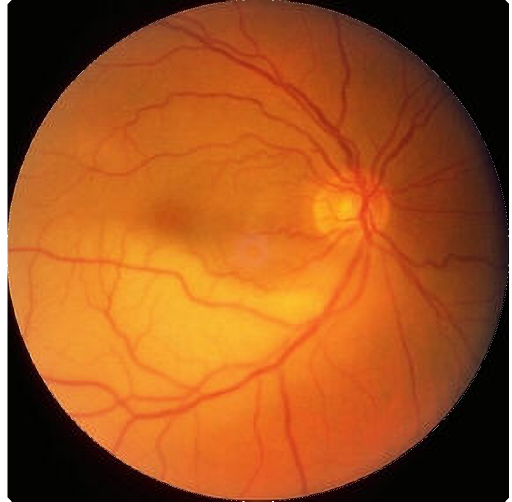
#> input picture Images/Ophthalmoscope_images/Alpha/Retina_w_blur_v3.png, 1024 x 1003 px, found by its file name (shown at 1/2 size); the run also reads 1 picture not shown here
$ python liveFeed_v1.0.py   (Python 2 division)   (older library calls are emulated)
#> lines starting #> are read from the running program, lines starting #| are printed output that depends on the picture
'''
* NOTE: Version 1.0a is rewritten from scratch to improve on the
*       shortcomings of the previous version (mainly too many false
*       positives & general instability).
*       Main change was in the identification method, which now uses
*       SimpleBlobDetector_create() ==> detector.detect(img) instead
*       of HoughCircles().
*
* USEFUL ARGUMENTS:
*   -o/--overlay: Specify overlay file
*   -a/--alpha  : Specify transperancy level (0.0 - 1.0)
*   -d/--debug  : Enable debugging
*
* VERSION: 1.1.1a
*   - ADDED   : Overlay an image/pathology
*   - MODIFIED: Significantly reduced false-positives
*   - ADDED   : Define a ROI. If blobs are detected outside
*               ROI, ignore them
*   - ADDED   : Store detected pupil color in BGR color space
*   - MODIFIED: PUT THINGS IN FUNCTIONS FOR GOD'S SAKE!
*   - ADDED   : Fallback to contour detection if BLOB fails
*   - ADDED   : Switch overlays using left click
*
* KNOWN ISSUES:
*   - Code logic is somewhat iffy and can be optimized
*   - Unable to capture pupil when looking from the side (Solution IP)
*
* AUTHOR                    :   Mohammad Odeh
* WRITTEN                   :   Aug   1st, 2016 Year of Our Lord
* LAST CONTRIBUTION DATE    :   Jul. 24th, 2018 Year of Our Lord
*
* ----------------------------------------------------------
* ----------------------------------------------------------
*
* RIGHT CLICK: Shutdown Program.
* LEFT CLICK : Switch Overlay.
'''

ver = "Live Feed Ver1.1a"
print __doc__

import  cv2                                                                     # OpenCV, the meat & potatoes
import  numpy                                                       as  np      # Image manipulation
from    timeStamp                       import  fullStamp           as  FS      # Show date/time on console output
from    imutils.video.pivideostream     import  PiVideoStream                   # Import threaded PiCam module
from    imutils.video                   import  FPS                             # Benchmark FPS
from    argparse                        import  ArgumentParser                  # Pass flags/parameters to script
##from    LEDRing                         import  *                               # Let there be light
from    time                            import  sleep, time                     # Time is essential to life
import  os, platform                                                            # Directory/file manipulation

# ************************************************************************
# ===================> DEFINE VALID OPERATING SYSTEM <===================*
# ************************************************************************
if( platform.system() != "Linux" ):
    raise Exception( "{} is not supported. Please use a Linux based system.".format(platform.system()) )


# ************************************************************************
# =====================> CONSTRUCT ARGUMENT PARSER <=====================*
# ************************************************************************
ap = ArgumentParser()

ap.add_argument( "-o", "--overlay", required=False,
                 help="Path to overlay image" )

ap.add_argument( "-a", "--alpha", type=float, default=0.85,
                 help="Set alpha level.\nDefault=0.85" )

ap.add_argument( "-d", "--debug", action='store_true',
                 help="Enable debugging" )

args = vars( ap.parse_args() )

##args["debug"] = True
args["overlay"] = "/home/pi/Desktop/AugmentedOphthalmoscope/Alpha/Retina_w_blur_v3.png"
# ************************************************************************
# =====================> DEFINE NECESSARY FUNCTIONS <=====================
# ************************************************************************

# [40 lines left out: functions control, placeholder, not called in this run]

# ------------------------------------------------------------------------

def setup_windows():
    '''
    Create windows and trackbars.
    '''

    global CV_win

    # Setup main window
    cv2.namedWindow( ver )                                                      # Start a named window for output
    cv2.namedWindow( ver, cv2.WND_PROP_FULLSCREEN )                                                      # Start a named window for output
    cv2.setWindowProperty( ver, cv2.WND_PROP_FULLSCREEN, cv2.WINDOW_FULLSCREEN )
    cv2.setMouseCallback( ver, control )                                        # Connect mouse events to actions
    cv2.createTrackbar( "minRadius"     , ver, 15 , 100, update_detector )      # Trackbars for blob detector
    cv2.createTrackbar( "maxRadius"     , ver, 40 , 100, update_detector )      # parameters.
    cv2.createTrackbar( "Circularity"   , ver, 26 , 100, update_detector )#40   #     (used in find_pupil)
    cv2.createTrackbar( "Convexity"     , ver, 43 , 100, update_detector )#15   # ...
    cv2.createTrackbar( "InertiaRatio"  , ver, 41 , 100, update_detector )      # ...

    # Setup window and trackbars for CV window
    CV_win = "CV Window"                                                        # Window's name
    cv2.namedWindow( CV_win )                                                   # Start a named window for CV
    cv2.createTrackbar( "0.BiMean\n1.BiGaussian\n2.BiMean-Inv\n3.BiGaussian-Inv",
                        CV_win, 2, 3, placeholder )                             # ...
    cv2.createTrackbar( "maxValue"      , CV_win, 255, 255, placeholder )       # Trackbars to modify adaptive
    cv2.createTrackbar( "blockSize"     , CV_win, 102, 254, placeholder )#58    # thresholding parameters
    cv2.createTrackbar( "cte"           , CV_win, 100, 100, placeholder )       #   (used in procFrame)
    cv2.createTrackbar( "GaussianBlur"  , CV_win,  50, 50 , placeholder )       # ...

    return()

# ------------------------------------------------------------------------

def setup_detector():
    '''
    Setup blob detector.

    INPUTS:-
        - NONE

    OUTPUT:-
        - parameters: BLOB detector's parameters
        - detector  : BLOB detector
    '''

    parameters = cv2.SimpleBlobDetector_Params()                                # Parameters

    # Filter by Area.
    parameters.filterByArea = True                                              # ...
    parameters.minArea = np.pi * 15**2                                          # ...
    parameters.maxArea = np.pi * 40**2                                          # ...

    # Filter by color
    parameters.filterByColor = True                                             # ...
    parameters.blobColor = 0                                                    # ...

    # Filter by Circularity
    parameters.filterByCircularity = True                                       # ...
    parameters.minCircularity = 0.26                                            # ...

    # Filter by Convexity
    parameters.filterByConvexity = True                                         # ...
    parameters.minConvexity = 0.43                                              # ...

    # Filter by Inertia
    parameters.filterByInertia = True                                           # ...
    parameters.minInertiaRatio = 0.41                                           # ...

    # Distance Between Blobs
    parameters.minDistBetweenBlobs = 20000                                       # ...

    # Create a detector with the parameters
    detector = cv2.SimpleBlobDetector_create( parameters )                      # Create detector

    return( parameters, detector )

# ------------------------------------------------------------------------

# [27 lines left out: function update_detector, not called in this run]

# ------------------------------------------------------------------------

def procFrame( image ):
    '''
    Process frame by applying a bilateral filter, a Gaussian blur,
    and an adaptive threshold + some post-processing

    INPUTS:-
        - image     : Image to be processed

    OUTPUT:-
        - processed : Processed image
    '''

    # Error handling (1/3)
    try:
        # Get trackbar position and reflect its threshold type and values
        threshType      = cv2.getTrackbarPos( "0.BiMean\n1.BiGaussian\n2.BiMean-Inv\n3.BiGaussian-Inv",
                                              CV_win )                          # ...
        maxValue        = cv2.getTrackbarPos( "maxValue"    , CV_win )          # Update parameters
        blockSize       = cv2.getTrackbarPos( "blockSize"   , CV_win )          # ...
        cte             = cv2.getTrackbarPos( "cte"         , CV_win )          # from trackbars
        GaussianBlur    = cv2.getTrackbarPos( "GaussianBlur", CV_win )          # ...

        # blockSize must be an odd number
        if( blockSize%2 == 0 ):                                                 # Ensure that blockSize
            blockSize += 1                                                      # is an odd number (MUST)

        # Dissolve noise while maintaining edge sharpness
        processed = cv2.inRange( image, lower_bound, upper_bound )
        processed = cv2.bilateralFilter( processed, 5, 17, 17 )
        processed = cv2.GaussianBlur( processed, (5, 5), GaussianBlur )

        # Threshold any color that is not black to white (or vice versa)
        if( threshType == 0 ):
            processed = cv2.adaptiveThreshold( processed, maxValue,             # ...
                                               cv2.ADAPTIVE_THRESH_MEAN_C,      # Mean
                                               cv2.THRESH_BINARY, blockSize,    # Binary
                                               cte )                            # ...
        elif( threshType == 1 ):
            processed = cv2.adaptiveThreshold( processed, maxValue,             # ...
                                               cv2.ADAPTIVE_THRESH_GAUSSIAN_C,  # Gaussian
                                               cv2.THRESH_BINARY, blockSize,    # Binary
                                               cte )                            # ...
        elif( threshType == 2 ):
            processed = cv2.adaptiveThreshold( processed, maxValue,             # ...
                                               cv2.ADAPTIVE_THRESH_MEAN_C,      # Mean
                                               cv2.THRESH_BINARY_INV, blockSize,# Binary Inverted
                                               cte )                            # ...
        elif( threshType == 3 ):
            processed = cv2.adaptiveThreshold( processed, maxValue,             #
                                               cv2.ADAPTIVE_THRESH_GAUSSIAN_C,  # Gaussian
                                               cv2.THRESH_BINARY_INV, blockSize,# Binary Inverted
                                               cte )                            # ...

        # Use erosion and dilation combination to eliminate false positives.
        kernel      = cv2.getStructuringElement( cv2.MORPH_ELLIPSE, ( 3, 3 ) )  # Define kernel for filters
        processed   = cv2.erode ( processed, kernel, iterations=6 )             # Erode over 6 passes
        processed   = cv2.dilate( processed, kernel, iterations=3 )             # Dilate over 3 passes

        morphed     = cv2.morphologyEx( processed, cv2.MORPH_GRADIENT, kernel ) # Morph image for shits and gigs

    # Error handling (2/3)
    except:
        kernel      = cv2.getStructuringElement( cv2.MORPH_ELLIPSE, ( 3, 3 ) )  # Define kernel for filters
        processed   = image                                                     # Reset image in case...
        morphed     = cv2.morphologyEx( processed, cv2.MORPH_GRADIENT, kernel ) # function done fucked up!

        cv2.createTrackbar( "maxValue"    , CV_win, 255, 255, placeholder )     # Reset trackbars
        cv2.createTrackbar( "blockSize"   , CV_win,  93, 254, placeholder )#107 # ...
        cv2.createTrackbar( "cte"         , CV_win,  50, 100, placeholder )     # ...
        cv2.createTrackbar( "GaussianBlur", CV_win,  50,  50, placeholder )     # ...

    # Error handling (3/3)
    finally:

        return( processed, morphed )                                            # Return

# ------------------------------------------------------------------------
initC = True
initK = True
def find_pupil( processed, overlay_frame, overlay_img, frame ):
    '''
    Find pupil by scanning for circles within an image

    INPUTS:-
        - processed     : Processed image
        - overlay_frame : The overlay empty frame
        - overlay_img   : The overlay image
        - frame         : Frame to which we should attach overlay

    OUTPUT:-
        - frame         : Image with/without overlay
                (depends whether circles were found or not)
    '''
    global ROI
    global initC, initK

    ROI_x_min, ROI_y_min = ROI[0]
    ROI_x_max, ROI_y_max = ROI[1]

    frame_failed = bool( True )                                                 # Boolean flag 1
    within_ROI   = bool( False )                                                # Boolean flag 2

    # Error handling (1/3)
    try:
        # BLOB Detector
        gray = cv2.cvtColor( frame, cv2.COLOR_BGR2GRAY )                        # Convert to grayscale
        keypoints = detector.detect( gray )                                     # Launch blob detector

        if( len(keypoints) > 0 ):                                               # If blobs are found
            if( args["debug"] ):
                if( initK ):
                    initC = True
                    initK = False
                    print( "[INFO] cv2.SimpleBlobDetector()" )

            for k in keypoints:                                                 # Iterate over found blobs
                x, y, r = int(k.pt[0]), int(k.pt[1]), int(k.size/2)             # Get co-ordinates
                pos = ( x, y, r )                                               # Pack co-ordinates

                if( is_inROI( pos ) ):                                          # Check if we are within ROI
##                if( True ):
                    frame = add_overlay( overlay_frame,                         # Add overlay
                                         overlay_img,                           # ...
                                         frame, pos )                           # ...

                    frame_failed = bool( False )                                # Set flag to false
                    within_ROI   = bool( True  )                                # Set flag to true

        else:
            # Contour Detector
            r_min   = cv2.getTrackbarPos( "minRadius", ver )                    # Get current r_min ...
            r_max   = cv2.getTrackbarPos( "maxRadius", ver )                    # and r_max values

            _, contours, _ = cv2.findContours( processed,                       # Find contours based on their...
                                               cv2.RETR_EXTERNAL,               # external edges and keep only...
                                               cv2.CHAIN_APPROX_SIMPLE )        # intermediate points (SIMPLE)

            # If circles are found draw them
            if( len(contours) > 0 ):                                            # Check if we detected anything
                if( args["debug"] ):
                    if( initC ):
                        initC = False
                        initK = True
                        print( "[INFO] cv2.findContours()" )

                for c in contours:                                              # Iterate over all contours
                    (x, y) ,r = cv2.minEnclosingCircle(c)                       # Min enclosing circle inscribing contour
                    xy = (int(x), int(y))                                       # Get circle's center...
                    r = int(r)                                                  # and radius
                    pos = ( xy[0], xy[1], r )                                   # Pack co-ordinates

                    if( is_inROI( pos ) ):                                      # Check if we are within ROI
##                    if( True ):
                        if( r_min <= r and r <= r_max ):                        # Check if within desired limit
                            frame = add_overlay( overlay_frame,                 # Add overlay
                                                 overlay_img,                   # ...
                                                 frame, pos )                   # ...

                            frame_failed = bool( False )                        # Set flag to false
                            within_ROI   = bool( True  )                        # Set flag to true


        if( frame_failed and not within_ROI ):
            ROI = is_inROI( update_ROI=True )                                   # Reset ROI if necessary

    # Error handling (2/3)
    except Exception as error:
        if( args["debug"] ):
            print( "{} Error caught in find_pupil()".format(FS()) )             # Specify error type
            print( "{0} {1}".format(FS(), error) )                              # ...

        cv2.createTrackbar( "minRadius"    , ver, 15 , 150, update_detector )   # Reset trackbars
        cv2.createTrackbar( "maxRadius"    , ver, 45 , 150, update_detector )   # ...
        cv2.createTrackbar( "Circularity"  , ver, 42 , 100, update_detector )   # ...
        cv2.createTrackbar( "Convexity"    , ver, 43 , 100, update_detector )   # ...
        cv2.createTrackbar( "InertiaRatio" , ver, 41 , 100, update_detector )   # ...

    # Error handling (3/3)
    finally:
        return( frame )

# ------------------------------------------------------------------------

# [60 lines left out: functions add_overlay, get_avg_color, not called in this run]

# ------------------------------------------------------------------------

def is_inROI( xyr_points=None, update_ROI=False ):
    '''
    Determine if we are in the ROI

    INPUTS:
        - xyr_points: (x, y, r) co-ordinates

    OUTPUT:
        - inRoi     : True/False boolean
    '''

    global ROI, startTime

    if( update_ROI ):                                                           # If update_ROI is true
        if( time() - startTime >= timeout ):                                    #   Check for timeout
            if( args["debug"] ): print( "[INFO] ROI Reset" )                    #       [INFO] status
            startTime = time()                                                  #       Reset timer
            return( ROI_0[:] )                                                  #       Reset ROI

        else:
            return( ROI )                                                       #   Else return current ROI

    else:
        x, y, r = xyr_points                                                    # Unpack co-ordinates

        x_min, x_max = x-r, x+r                                                 # Find min/max x-range
        y_min, y_max = y-r, y+r                                                 # Find min/max y-range

        ROI_x_min, ROI_y_min = ROI[0]                                           # Unpack min/max
        ROI_x_max, ROI_y_max = ROI[1]                                           # ROI points

        inROI = bool( False )                                                   # Boolean flag

        if( ROI_x_min < x_min and x_max < ROI_x_max ):                          # Check if we are within ROI
            if( ROI_y_min < y_min and y_max < ROI_y_max ):                      # ...

                ROI[0] = ( (x_min-dx), (y_min-dy) )                             #   Update ROI
                ROI[1] = ( (x_max+dx), (y_max+dy) )                             #   ...

                inROI  = bool( True )                                           #   Set flag to True

                startTime = time()                                              #   Reset timer

            else: pass                                                          # Else we are not...
        else: pass                                                              # within ROI

        return( inROI )

# ------------------------------------------------------------------------

def prepare_overlay( img=None ):
    '''
    Load and prepare overlay images

    INPUTS:
        - img:     RAW   overlay iamge

    OUTPUT:
        - img: Processed overlay image
    '''

    # Check whether an overlay is specified
    if( img != None ):
        img = cv2.imread( img, cv2.IMREAD_UNCHANGED )                           # Load specific overlay
#> img is the input picture: shape (1003, 1024, 4); mean B, G, R, A 32.1, 83.8, 159.4, 104.2
    else:
        src = "/home/pi/Desktop/BETA/Overlay.png"                               # Load default overlay
        img = cv2.imread( src  , cv2.IMREAD_UNCHANGED )                         # ...

    # Load overlay image with Alpha channel
    ( wH, wW ) = img.shape[:2]                                                  # Get dimensions
    ( B, G, R, A ) = cv2.split( img )                                           # Split into constituent channels
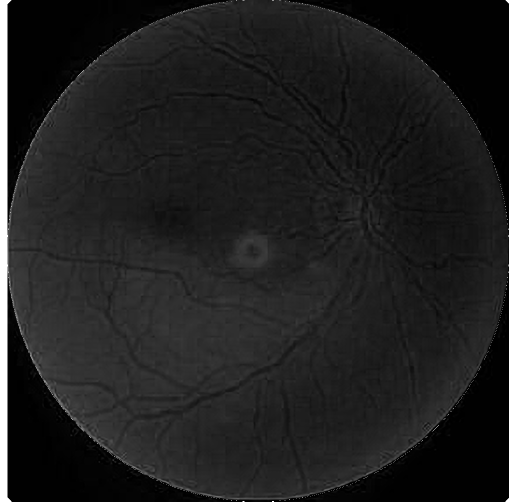
#> B: shape (1003, 1024) (shown at 1/2 size); min 0, max 255, mean 32.1
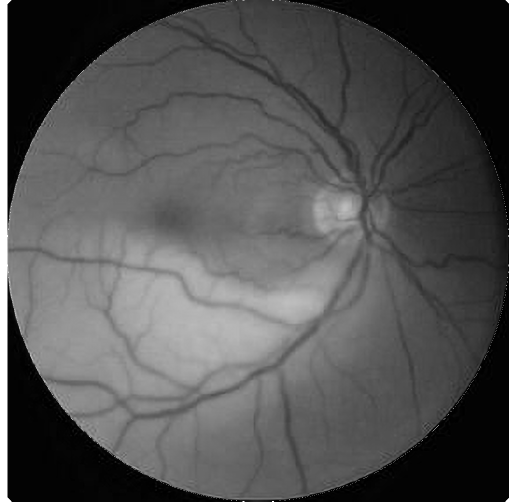
#> G: shape (1003, 1024) (shown at 1/2 size); min 0, max 255, mean 83.8
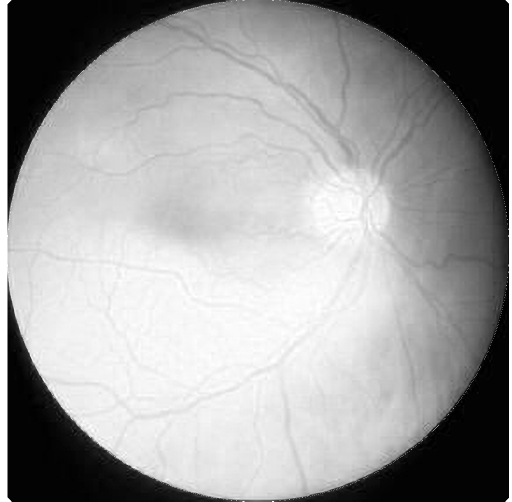
#> R: shape (1003, 1024) (shown at 1/2 size); min 0, max 255, mean 159.4
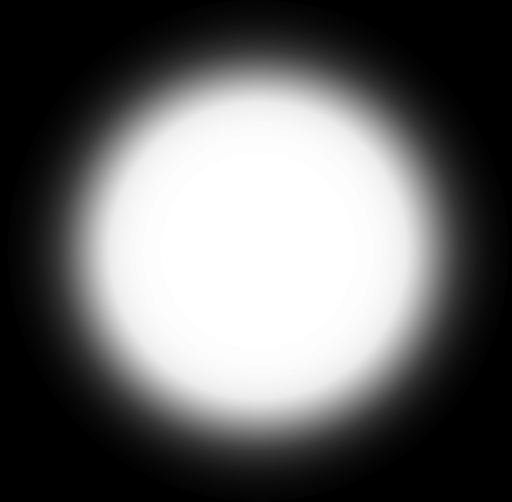
#> A: shape (1003, 1024) (shown at 1/2 size); min 0, max 255, mean 104.2
    B = cv2.bitwise_and( B, B, mask=A )                                         # Add the Alpha to the B channel
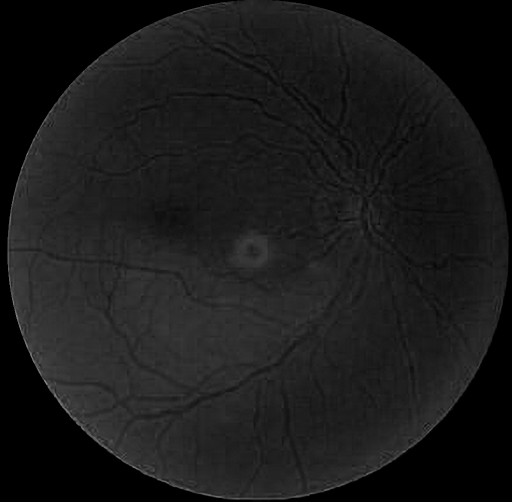
#> B: shape (1003, 1024) (shown at 1/2 size); min 0, max 158, mean 26.2
    G = cv2.bitwise_and( G, G, mask=A )                                         # Add the Alpha to the G channel
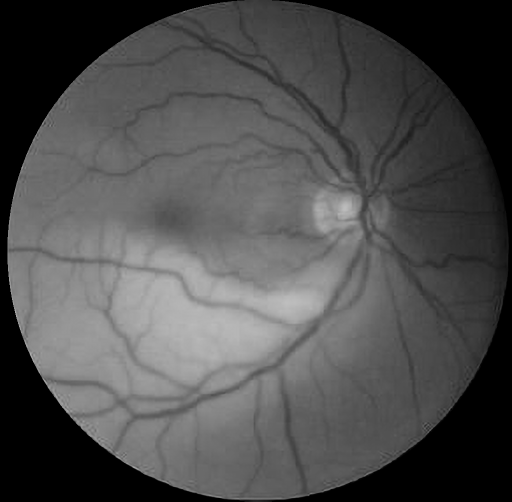
#> G: shape (1003, 1024) (shown at 1/2 size); min 0, max 190, mean 77.6
    R = cv2.bitwise_and( R, R, mask=A )                                         # Add the Alpha to the R channel
    img = cv2.merge( [B, G, R, A] )                                             # Finally, merge them back
#> (the rest of the program and of its run is left out)
